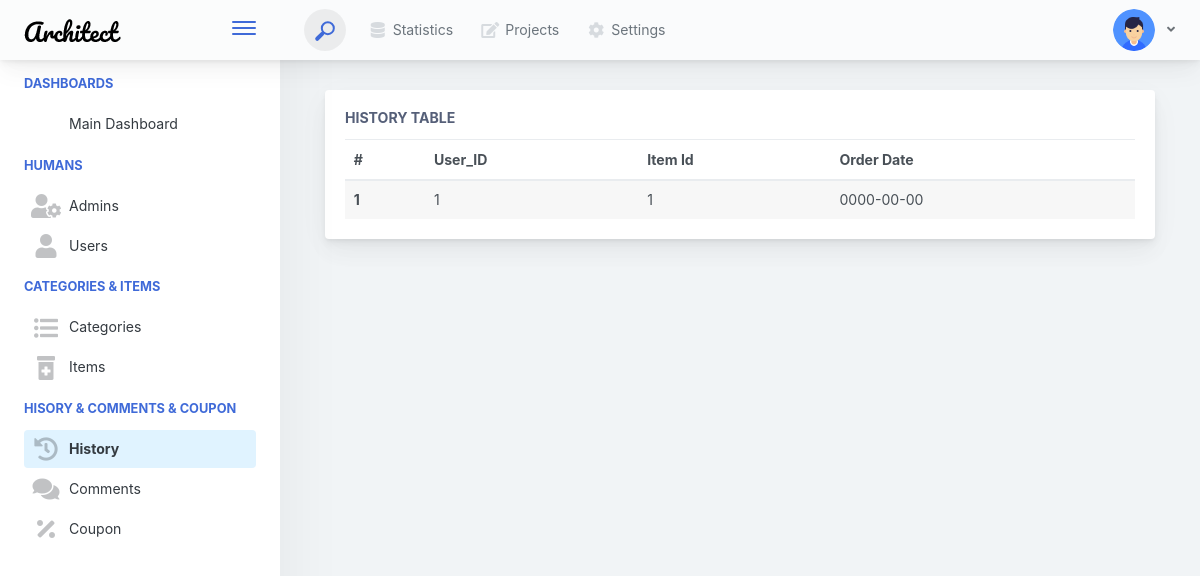
Before: /admin/manage_history.php (signed in) with the older database file.
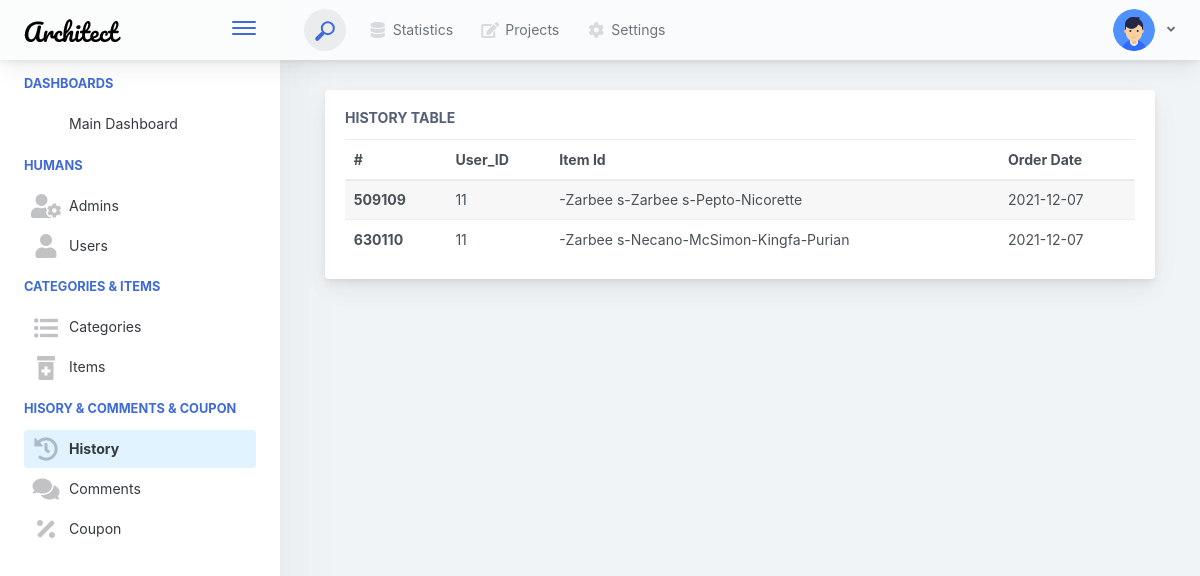
After: the same page with the newer database file.
### tables this page shows
CREATE TABLE `history` (
  `history_id` int(11) NOT NULL,
  `user_id` int(11) DEFAULT NULL,
  `item_id` varchar(255) DEFAULT NULL,
  `history_date` date DEFAULT NULL,
  `coupon_Id` int(11) NOT NULL,
  `order_price` float NOT NULL
);

### admin/manage_history.php (the view, shortened to what this page needs)
<?php include("includes/header.php"); ?>
<div class="app-main">
<?php include("includes/sidebar.php"); ?>
    <div class="app-main__outer">
        <div class="app-main__inner">
            <div class="col-lg-12">
                <div class="main-card mb-3 card">
                    <div class="card-body">
                        <h5 class="card-title">History Table</h5>
                        <table class="mb-0 table table-striped">
                            <thead>
                                <tr>
                                    <th>#</th>
                                    <th>User_ID</th>
                                    <th>Item Id</th>
                                    <th>Order Date</th>
                                </tr>
                            </thead>
                            <tbody>
                                <?php
                                $select = "SELECT * FROM history";
                                $res = $conn->query($select);
                                if($res){
                                    while($row = $res->fetch_assoc()):
                                        ?>
                                        <tr>
                                            <th scope="row"><?php echo $row['history_id'];?></th>
                                            <td><?php echo $row['user_id'];?></td>
                                            <td><?php echo $row['item_id'];?></td>
                                            <td><?php echo $row['history_date'];?></td>
                                        </tr>
                                        <?php endwhile;?>
                                        <?php
                                }else{
                                    echo "No data was found";
                                    die();
                                }
                                        ?>
                            </tbody>
                        </table>
                    </div>
                </div>
            </div>
        </div>
    </div>
</div>

Changed rows visible on the page:
removed history: history_id "1", user "1", item "1", history_date "0000-00-00"
added history: history_id "509109", user "11", item "-Zarbee s-Zarbee s-Pepto-Nicorette", history_date "2021-12-07"
added history: history_id "630110", user "11", item "-Zarbee s-Necano-McSimon-Kingfa-Purian", history_date "2021-12-07"
